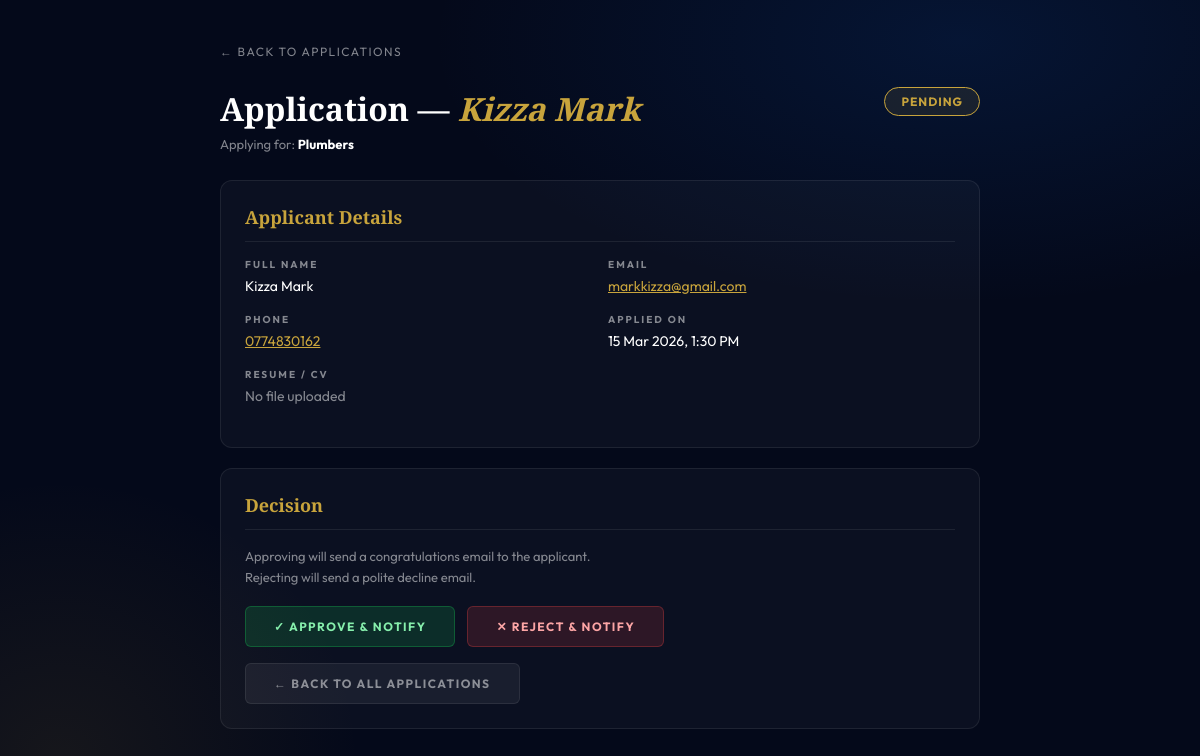
Page /view_application.php?id=7 (signed in) on the committed database.
### tables this page shows
CREATE TABLE IF NOT EXISTS `job_applications` (
  `id` int NOT NULL AUTO_INCREMENT,
  `full_name` varchar(100) NOT NULL,
  `email` varchar(100) DEFAULT NULL,
  `phone` varchar(20) DEFAULT NULL,
  `position` varchar(100) DEFAULT NULL,
  `resume` varchar(255) DEFAULT NULL,
  `status` enum('pending','approved','rejected') DEFAULT 'pending',
  `created_at` timestamp NULL DEFAULT CURRENT_TIMESTAMP,
  PRIMARY KEY (`id`)
);

### view_application.php (the view, shortened to what this page needs)
<?php
include "db_connect.php";
$id = (int)($_GET['id'] ?? 0);
$app = mysqli_fetch_assoc(mysqli_query($conn,
    "SELECT * FROM job_applications WHERE id = $id LIMIT 1"));
$status      = strtolower($app['status'] ?? 'pending');
$status_color = match($status) {
    'approved' => '#16a34a',
    'rejected' => '#ef4444',
    default    => '#c8a43c'
};
$status_bg = match($status) {
    'approved' => 'rgba(22,163,74,.1)',
    'rejected' => 'rgba(239,68,68,.1)',
    default    => 'rgba(200,164,60,.1)'
};
?>
<!DOCTYPE html>
<html lang="en">
<head>
</head>
<body>
<div class="wrap">
  <a href="admin_dashboard.php?page=jobs" class="back">← Back to Applications</a>
  <div class="header-row">
    <div>
      <h1>Application — <em><?= htmlspecialchars($app['full_name']) ?></em></h1>
      <div style="font-size:13px;color:var(--muted)">
        Applying for: <strong style="color:var(--white)"><?= htmlspecialchars($app['position'] ?? 'Unknown Position') ?></strong>
      </div>
    </div>
    <span class="status-badge" style="background:<?= $status_bg ?>;color:<?= $status_color ?>;border-color:<?= $status_color ?>">
      <?= ucfirst($status) ?>
    </span>
  </div>
  <div class="card">
    <div class="card-title">Applicant Details</div>
    <div class="grid2" style="margin-bottom:16px">
      <div><div class="field-label">Full Name</div><div class="field-value"><?= htmlspecialchars($app['full_name']) ?></div></div>
      <div><div class="field-label">Email</div><div class="field-value"><a href="mailto:<?= htmlspecialchars($app['email']) ?>" style="color:var(--gold)"><?= htmlspecialchars($app['email']) ?></a></div></div>
      <div><div class="field-label">Phone</div><div class="field-value"><a href="tel:<?= htmlspecialchars($app['phone']) ?>" style="color:var(--gold)"><?= htmlspecialchars($app['phone']) ?></a></div></div>
      <div><div class="field-label">Applied On</div><div class="field-value"><?= isset($app['created_at']) ? date('d M Y, g:i A', strtotime($app['created_at'])) : 'N/A' ?></div></div>
      <div><div class="field-label">Resume / CV</div><div class="field-value">
        <?php if (!empty($app['resume'])): ?>
          <a href="uploads/<?= htmlspecialchars($app['resume']) ?>" target="_blank" class="resume-link">📄 View Resume</a>
        <?php else: ?>
          <span style="color:var(--muted)">No file uploaded</span>
        <?php endif; ?>
      </div></div>
    </div>
  </div>
  <div class="card">
    <div class="card-title">Decision</div>
    <?php if ($status === 'approved'): ?>
      <div class="already-done">✅ This application has already been <strong style="color:#86efac">approved</strong>. A confirmation email was sent to <?= htmlspecialchars($app['email']) ?>.</div>
    <?php elseif ($status === 'rejected'): ?>
      <div class="already-done">❌ This application has been <strong style="color:#fca5a5">rejected</strong>. A notification email was sent to <?= htmlspecialchars($app['email']) ?>.</div>
    <?php else: ?>
      <p style="font-size:13px;color:var(--muted);margin-bottom:18px;line-height:1.6">
        Approving will send a congratulations email to the applicant.<br>
        Rejecting will send a polite decline email.
      </p>
      <div class="btn-row">
        <a href="approve_application.php?id=<?= $app['id'] ?>"
           class="btn btn-approve"
           onclick="return confirm('Approve this application and send email to <?= htmlspecialchars($app['email']) ?>?')">
          ✓ Approve &amp; Notify
        </a>
        <a href="reject_application.php?id=<?= $app['id'] ?>"
           class="btn btn-reject"
           onclick="return confirm('Reject this application and send decline email?')">
          ✕ Reject &amp; Notify
        </a>
      </div>
    <?php endif; ?>
    <div class="btn-row" style="margin-top:16px">
      <a href="admin_dashboard.php?page=jobs" class="btn btn-back">← Back to All Applications</a>
    </div>
  </div>
</div>
</body>
</html>

### view_application.php (style rules this page uses)
* { box-sizing:border-box;margin:0;padding:0 }
:root { --ink:#04091a;--gold:#c8a43c;--white:#fff;--muted:rgba(255,255,255,.5);--border:rgba(255,255,255,.08);--gb:rgba(200,164,60,.25) }
body { font-family:"Outfit",sans-serif;background:var(--ink);color:var(--white);min-height:100vh;padding:40px 24px; background:radial-gradient(ellipse 80% 60% at 80% 5%,rgba(14,90,200,.15),transparent 55%), radial-gradient(ellipse 50% 70% at 5% 95%,rgba(180,140,40,.1),transparent 50%),var(--ink) }
.wrap { max-width:760px;margin:auto }
.back { display:inline-flex;align-items:center;gap:8px;font-size:12px;letter-spacing:1.5px;text-transform:uppercase;color:var(--muted);text-decoration:none;margin-bottom:28px;transition:color .3s }
.header-row { display:flex;align-items:flex-start;justify-content:space-between;gap:16px;margin-bottom:28px;flex-wrap:wrap }
h1 { font-family:"Cormorant Garamond",serif;font-size:32px;font-weight:700;color:var(--white);margin-bottom:6px }
h1 em { color:var(--gold);font-style:italic }
.status-badge { padding:6px 16px;border-radius:20px;font-size:12px;font-weight:700;letter-spacing:1px;text-transform:uppercase;border:1px solid;white-space:nowrap;align-self:flex-start }
.card { background:rgba(255,255,255,.03);border:1px solid var(--border);border-radius:12px;padding:24px;margin-bottom:20px }
.card-title { font-family:"Cormorant Garamond",serif;font-size:18px;font-weight:700;color:var(--gold);margin-bottom:16px;padding-bottom:12px;border-bottom:1px solid var(--border) }
.grid2 { display:grid;grid-template-columns:1fr 1fr;gap:16px }
.field-label { font-size:10px;font-weight:700;letter-spacing:2px;text-transform:uppercase;color:var(--muted);margin-bottom:5px }
.field-value { font-size:14px;color:var(--white);line-height:1.5 }
.btn-row { display:flex;gap:12px;flex-wrap:wrap;margin-top:8px }
.btn { display:inline-block;padding:12px 28px;border-radius:6px;font-size:12px;font-weight:700;letter-spacing:1.5px;text-transform:uppercase;text-decoration:none;cursor:pointer;border:none;font-family:"Outfit",sans-serif;transition:all .3s }
.btn-approve { background:rgba(22,163,74,.2);border:1px solid rgba(22,163,74,.4);color:#86efac }
.btn-reject { background:rgba(239,68,68,.15);border:1px solid rgba(239,68,68,.3);color:#fca5a5 }
.btn-back { background:rgba(255,255,255,.06);border:1px solid var(--border);color:var(--muted) }

### rows in the picture
job_applications: full_name "Kizza Mark", position "Plumbers", status "PENDING", email "markkizza@gmail.com", phone "0774830162", created_at "15 Mar 2026, 1:30 PM"
